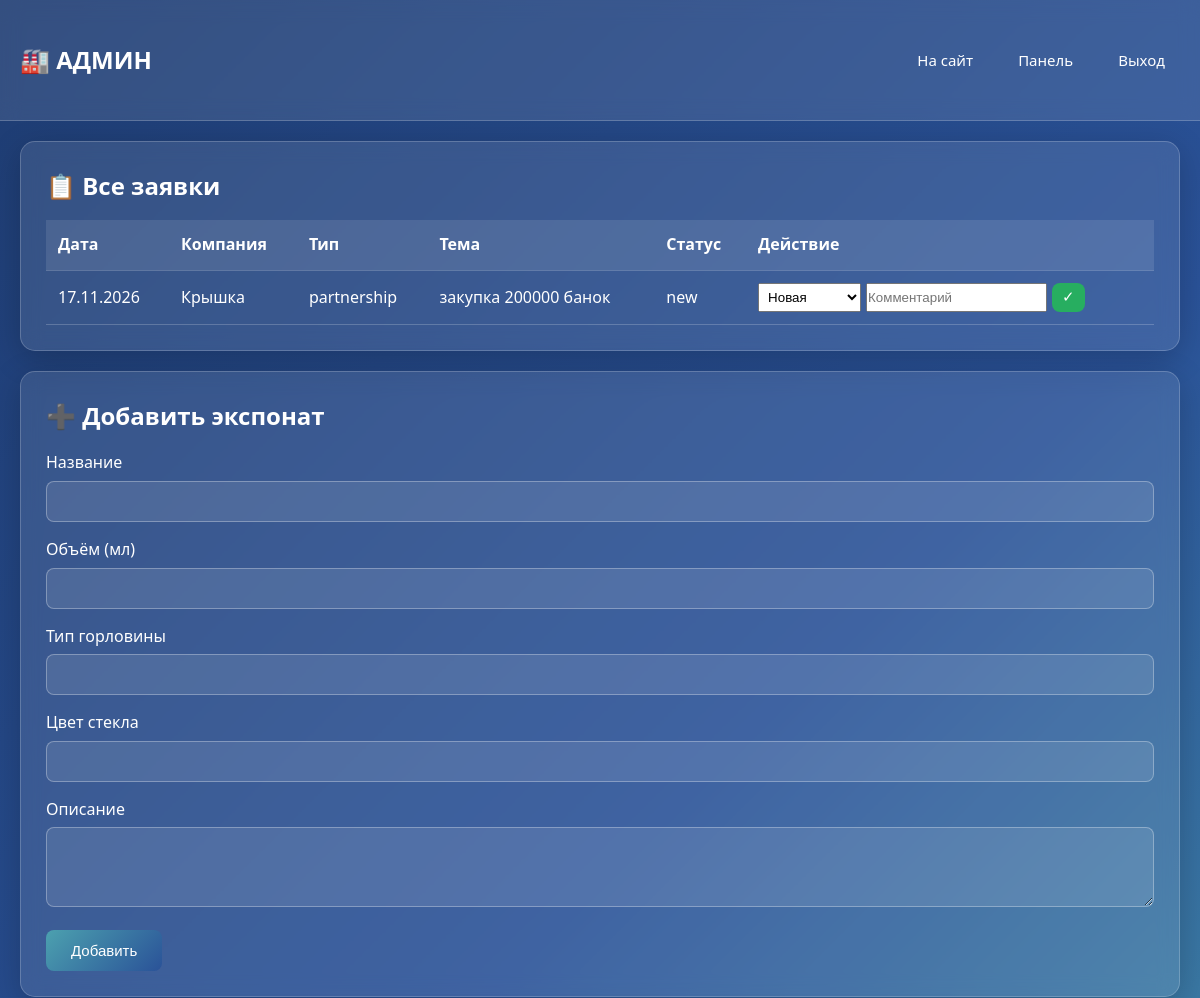
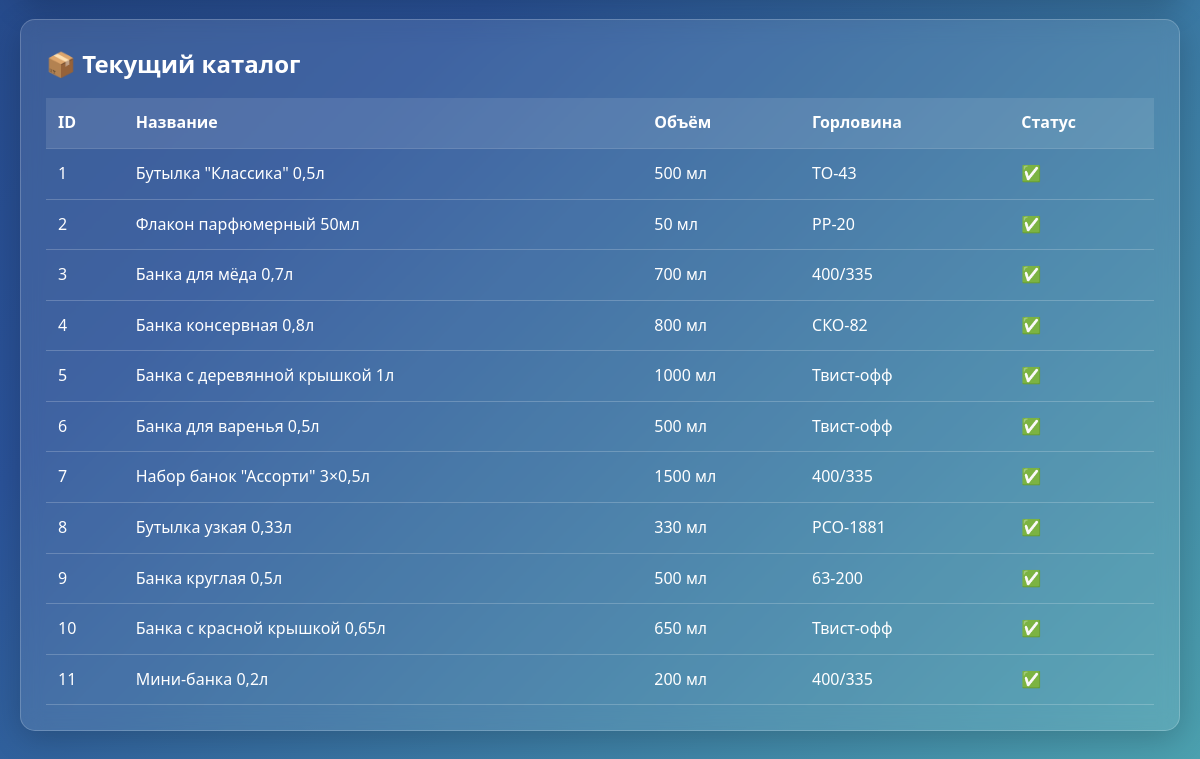
/admin.php (signed in), run on the app's committed database (2 pictures, top to bottom).
### tables this page shows
CREATE TABLE `requests` (
  `id` int NOT NULL,
  `user_id` int NOT NULL,
  `type` enum('sample_order','bulk_order','consultation','partnership','complaint') NOT NULL,
  `subject` varchar(200) NOT NULL,
  `message` text,
  `phone` varchar(20) DEFAULT NULL,
  `status` enum('new','in_progress','done','rejected') DEFAULT 'new',
  `admin_comment` text,
  `created_at` timestamp NULL DEFAULT CURRENT_TIMESTAMP
);

CREATE TABLE `users` (
  `id` int NOT NULL,
  `login` varchar(50) NOT NULL,
  `password` varchar(255) NOT NULL,
  `company_name` varchar(150) NOT NULL,
  `contact_person` varchar(100) DEFAULT NULL,
  `phone` varchar(20) DEFAULT NULL,
  `email` varchar(100) DEFAULT NULL,
  `role` enum('client','admin') DEFAULT 'client',
  `created_at` timestamp NULL DEFAULT CURRENT_TIMESTAMP
);

CREATE TABLE `exhibits` (
  `id` int NOT NULL,
  `name` varchar(150) NOT NULL,
  `volume_ml` int DEFAULT NULL,
  `neck_type` varchar(50) DEFAULT NULL,
  `glass_color` varchar(30) DEFAULT NULL,
  `description` text,
  `image_url` varchar(255) DEFAULT NULL,
  `status` enum('available','out_of_stock') DEFAULT 'available',
  `created_at` timestamp NULL DEFAULT CURRENT_TIMESTAMP
);

### db.php (called while the page is built, shortened)
<?php
function getDbConnection(): PDO {
    static $pdo = null;
    if ($pdo === null) {
        $host   = 'MySQL-8.2';
        $dbname = 'glass_exhibition';
        $user   = 'root';
        $pass   = '';
        $dsn = "mysql:host=$host;dbname=$dbname;charset=utf8mb4";
        try {
            $pdo = new PDO($dsn, $user, $pass, [
                PDO::ATTR_ERRMODE            => PDO::ERRMODE_EXCEPTION,
                PDO::ATTR_DEFAULT_FETCH_MODE => PDO::FETCH_ASSOC,
                PDO::ATTR_EMULATE_PREPARES   => false,
            ]);
        } catch (PDOException $e) {
            die('Ошибка подключения к БД: ' . $e->getMessage());
        }
    }
    return $pdo;
}
function escape($value) {
    return htmlspecialchars((string)$value, ENT_QUOTES, 'UTF-8');
}
?>

### admin.php (the view, shortened to what this page needs)
<?php
require 'db.php';
$requests = getDbConnection()->query("SELECT r.*, u.company_name FROM requests r JOIN users u ON u.id = r.user_id ORDER BY r.created_at DESC")->fetchAll();
$exhibits = getDbConnection()->query("SELECT * FROM exhibits ORDER BY created_at DESC")->fetchAll();
?>
<!DOCTYPE html>
<html lang="ru">
<head>
    <link rel="stylesheet" href="style.css">
</head>
<body>
<header>
    <div class="container nav">
        <a href="index.php" class="logo">🏭 АДМИН</a>
        <nav class="nav-links">
            <a href="index.php">На сайт</a>
            <a href="admin.php">Панель</a>
            <a href="logout.php">Выход</a>
        </nav>
    </div>
</header>
<div class="container">
    <div class="card">
        <h2>📋 Все заявки</h2>
        <table>
            <tr><th>Дата</th><th>Компания</th><th>Тип</th><th>Тема</th><th>Статус</th><th>Действие</th></tr>
            <?php foreach ($requests as $r): ?>
            <tr>
                <td><?= date('d.m.Y', strtotime($r['created_at'])) ?></td>
                <td><?= escape($r['company_name']) ?></td>
                <td><?= escape($r['type']) ?></td>
                <td><?= escape($r['subject']) ?></td>
                <td><?= escape($r['status']) ?></td>
                <td>
                    <form method="POST" style="display:flex; gap:5px;">
                        <select name="status" style="padding:5px;">
                            <option value="new" <?= $r['status']==='new'?'selected':'' ?>>Новая</option>
                        </select>
                        <input type="text" name="admin_comment" placeholder="Комментарий" value="<?= escape($r['admin_comment'] ?? '') ?>">
                        <button type="submit" class="btn btn-success" style="padding:5px 10px;">✓</button>
                    </form>
                </td>
            </tr>
            <?php endforeach; ?>
        </table>
    </div>
    <div class="card">
        <h2>➕ Добавить экспонат</h2>
        <form method="POST">
            <div class="form-group"><label>Название</label><input type="text" name="name" required></div>
            <div class="form-group"><label>Объём (мл)</label><input type="number" name="volume"></div>
            <div class="form-group"><label>Тип горловины</label><input type="text" name="neck"></div>
            <div class="form-group"><label>Цвет стекла</label><input type="text" name="color"></div>
            <div class="form-group"><label>Описание</label><textarea name="description" rows="3"></textarea></div>
            <button type="submit" class="btn btn-primary">Добавить</button>
        </form>
    </div>
    <div class="card">
        <h2>📦 Текущий каталог</h2>
        <table>
            <tr><th>ID</th><th>Название</th><th>Объём</th><th>Горловина</th><th>Статус</th></tr>
            <?php foreach ($exhibits as $ex): ?>
            <tr>
                <td><?= $ex['id'] ?></td>
                <td><?= escape($ex['name']) ?></td>
                <td><?= $ex['volume_ml'] ?> мл</td>
                <td><?= escape($ex['neck_type']) ?></td>
                <td><?= $ex['status'] === 'available' ? '✅' : '❌' ?></td>
            </tr>
            <?php endforeach; ?>
        </table>
    </div>
</div>
</body>
</html>

### style.css (style rules this page uses)
* { margin: 0; padding: 0; box-sizing: border-box; }
body { font-family: 'Segoe UI', Tahoma, Geneva, Verdana, sans-serif; background: linear-gradient(135deg, #1e3c72 0%, #2a5298 50%, #4ca1af 100%); min-height: 100vh; color: #fff; line-height: 1.6; }
.container { max-width: 1200px; margin: 0 auto; padding: 20px; }
a { color: inherit; text-decoration: none; }
header { background: rgba(255, 255, 255, 0.1); backdrop-filter: blur(10px); -webkit-backdrop-filter: blur(10px); padding: 20px 0; border-bottom: 1px solid rgba(255, 255, 255, 0.2); position: sticky; top: 0; z-index: 100; }
.nav { display: flex; justify-content: space-between; align-items: center; flex-wrap: wrap; gap: 15px; }
.logo { font-size: 24px; font-weight: bold; color: #fff; text-decoration: none; display: flex; align-items: center; gap: 8px; }
.nav-links { display: flex; gap: 15px; flex-wrap: wrap; align-items: center; }
.nav-links a { color: #fff; text-decoration: none; padding: 8px 15px; border-radius: 8px; transition: all 0.3s ease; font-size: 15px; }
.card { background: rgba(255, 255, 255, 0.1); backdrop-filter: blur(10px); -webkit-backdrop-filter: blur(10px); border: 1px solid rgba(255, 255, 255, 0.2); border-radius: 15px; padding: 25px; margin-bottom: 20px; box-shadow: 0 8px 32px rgba(0, 0, 0, 0.2); }
.card h2 { margin-bottom: 15px; font-size: 24px; }
.form-group { margin-bottom: 15px; }
.form-group label { display: block; margin-bottom: 5px; font-weight: 500; }
.form-group input, .form-group select, .form-group textarea { width: 100%; padding: 10px; border: 1px solid rgba(255, 255, 255, 0.3); border-radius: 8px; background: rgba(255, 255, 255, 0.1); color: #fff; font-size: 14px; font-family: inherit; }
.form-group input::placeholder, .form-group textarea::placeholder { color: rgba(255, 255, 255, 0.6); }
.form-group textarea { resize: vertical; min-height: 80px; }
.btn { padding: 12px 25px; border: none; border-radius: 8px; cursor: pointer; font-size: 15px; font-weight: 500; transition: all 0.3s ease; text-decoration: none; display: inline-block; text-align: center; }
.btn-primary { background: linear-gradient(135deg, #4ca1af, #2a5298); color: #fff; }
.btn-success { background: #27ae60; color: #fff; }
table { width: 100%; border-collapse: collapse; margin-top: 15px; }
th, td { padding: 12px; text-align: left; border-bottom: 1px solid rgba(255, 255, 255, 0.2); }
th { background: rgba(255, 255, 255, 0.1); font-weight: 600; }

### data on the page
requests: created_at "17.11.2026", user.company_name "Крышка", type "partnership", subject "закупка 200000 банок", status "new", status "Новая"
exhibits: id "1", name "Бутылка \"Классика\" 0,5л", volume_ml "500", neck_type "ТО-43"
exhibits: id "2", name "Флакон парфюмерный 50мл", volume_ml "50", neck_type "PP-20"
exhibits: id "3", name "Банка для мёда 0,7л", volume_ml "700", neck_type "400/335"
exhibits: id "4", name "Банка консервная 0,8л", volume_ml "800", neck_type "СКО-82"
exhibits: id "5", name "Банка с деревянной крышкой 1л", volume_ml "1000", neck_type "Твист-офф"
exhibits: id "6", name "Банка для варенья 0,5л", volume_ml "500", neck_type "Твист-офф"
exhibits: id "7", name "Набор банок \"Ассорти\" 3×0,5л", volume_ml "1500", neck_type "400/335"
exhibits: id "8", name "Бутылка узкая 0,33л", volume_ml "330", neck_type "PCO-1881"
exhibits: id "9", name "Банка круглая 0,5л", volume_ml "500", neck_type "63-200"
exhibits: id "10", name "Банка с красной крышкой 0,65л", volume_ml "650", neck_type "Твист-офф"
exhibits: id "11", name "Мини-банка 0,2л", volume_ml "200", neck_type "400/335"
